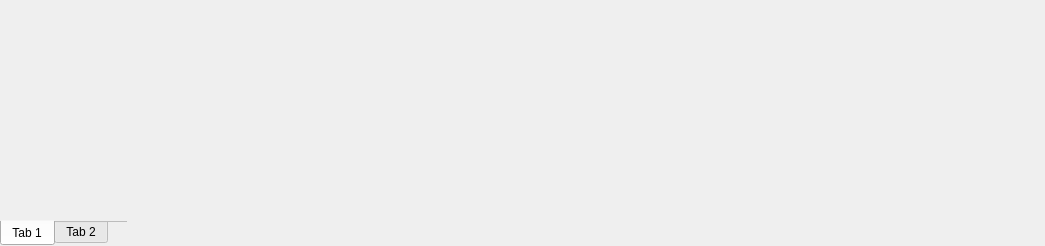
<?xml version="1.0" encoding="UTF-8"?>
<ui version="4.0">
 <class>OutputWidget</class>
 <widget class="QWidget" name="OutputWidget">
  <property name="geometry">
   <rect>
    <x>0</x>
    <y>0</y>
    <width>1045</width>
    <height>246</height>
   </rect>
  </property>
  <property name="windowTitle">
   <string>Form</string>
  </property>
  <layout class="QFormLayout" name="formLayout">
   <property name="horizontalSpacing">
    <number>0</number>
   </property>
   <property name="verticalSpacing">
    <number>0</number>
   </property>
   <property name="leftMargin">
    <number>0</number>
   </property>
   <property name="topMargin">
    <number>0</number>
   </property>
   <property name="rightMargin">
    <number>0</number>
   </property>
   <property name="bottomMargin">
    <number>0</number>
   </property>
   <item row="0" column="0">
    <widget class="QTabWidget" name="tabWidget">
     <property name="tabPosition">
      <enum>QTabWidget::South</enum>
     </property>
     <property name="tabShape">
      <enum>QTabWidget::Rounded</enum>
     </property>
     <property name="currentIndex">
      <number>0</number>
     </property>
     <property name="documentMode">
      <bool>true</bool>
     </property>
     <property name="tabsClosable">
      <bool>false</bool>
     </property>
     <property name="movable">
      <bool>true</bool>
     </property>
     <property name="tabBarAutoHide">
      <bool>true</bool>
     </property>
     <widget class="QWidget" name="tab">
      <attribute name="title">
       <string>Tab 1</string>
      </attribute>
     </widget>
     <widget class="QWidget" name="tab_2">
      <attribute name="title">
       <string>Tab 2</string>
      </attribute>
     </widget>
    </widget>
   </item>
  </layout>
 </widget>
 <resources/>
 <connections/>
</ui>
